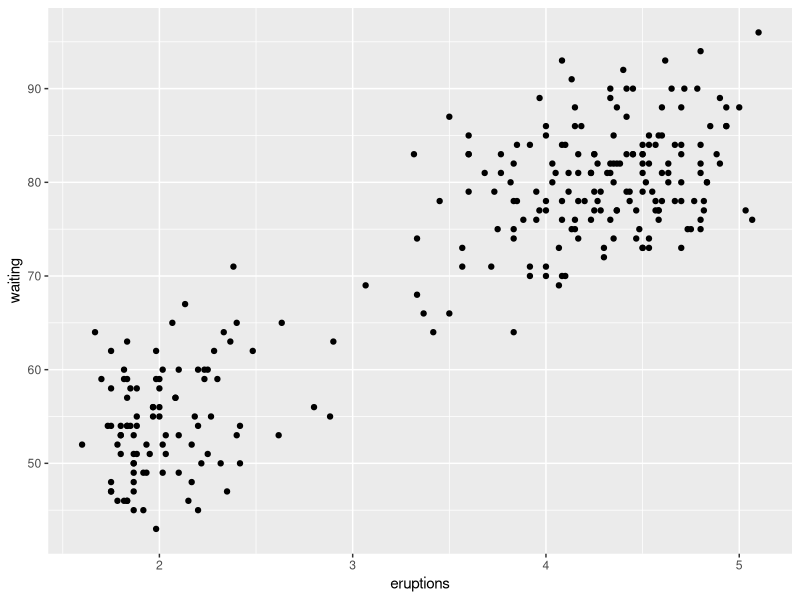
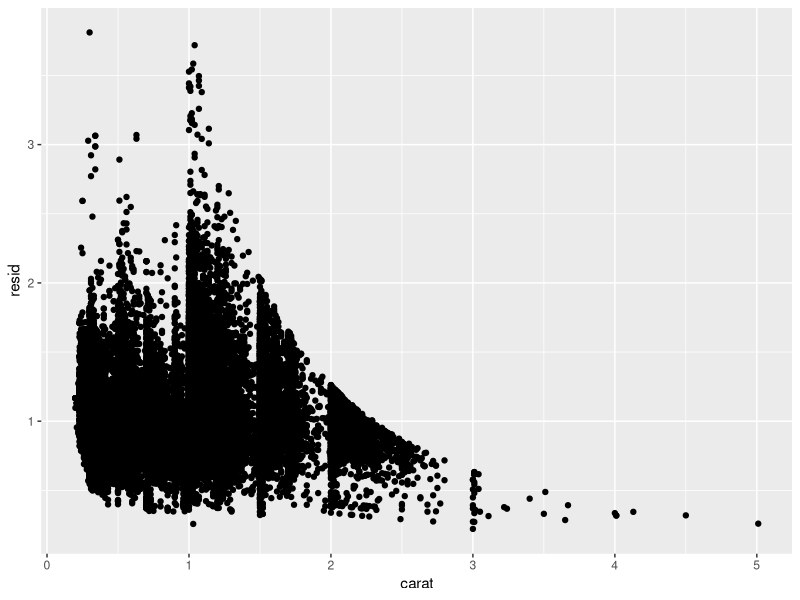
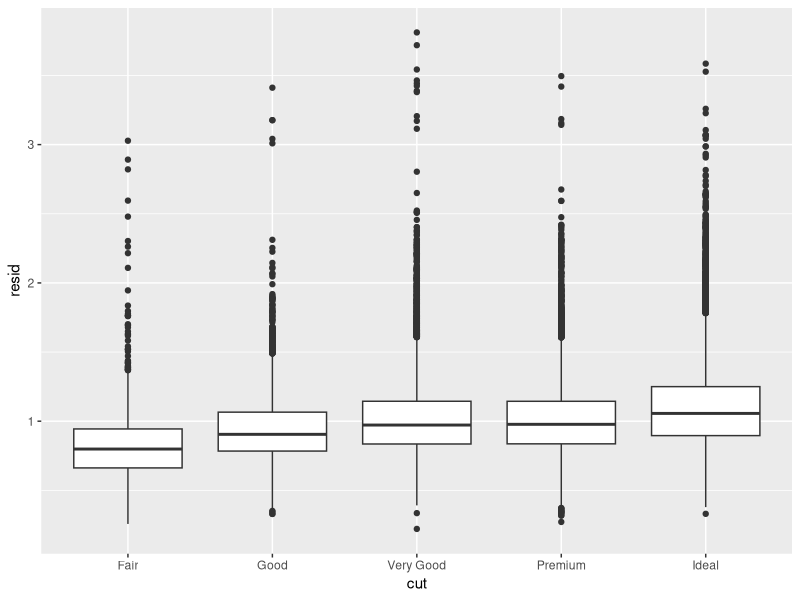

Reproduce these figures in R, in order.
## ---- chunk 1
knitr::opts_chunk$set(cache = TRUE, autodep = TRUE)
library(tidyverse)
## ---- chunk 2
ggplot(faithful) + 
  geom_point(aes(x = eruptions, y = waiting))
## ---- chunk 3
library(modelr)

mod <- lm(log(price) ~ log(carat), diamonds)

diamonds2 <- diamonds %>% 
  add_residuals(mod) %>% 
  mutate(resid = exp(resid))

ggplot(diamonds2) + 
  geom_point(aes(x = carat, y = resid))
## ---- chunk 4
ggplot(diamonds2) + 
  geom_boxplot(aes(x = cut, y = resid))
